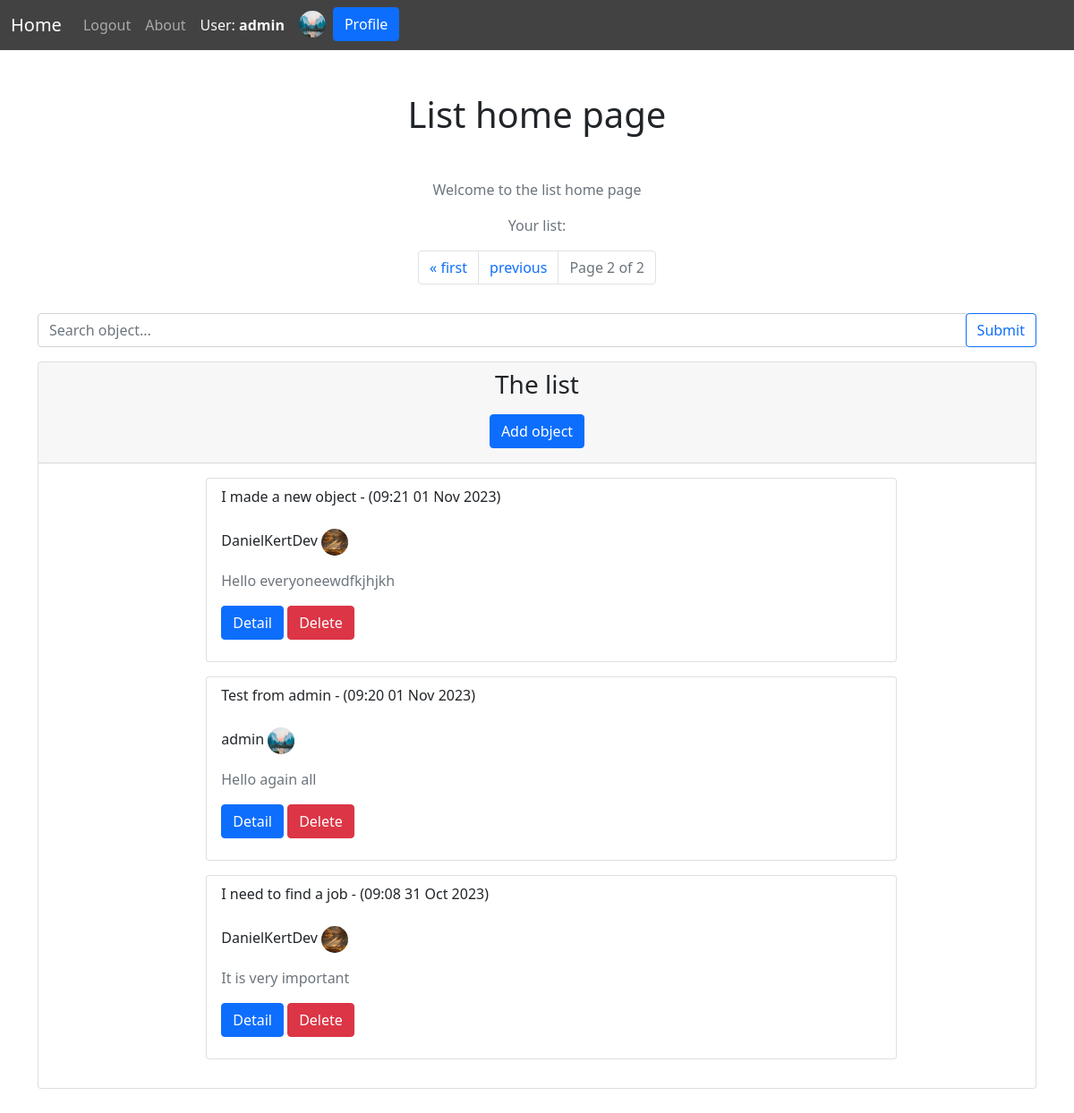
The app's page /?p=2 (signed in) with its own data.
### user/models.py (models this page shows, shortened)
class UserProfile(models.Model):
    class Meta:
        app_label = 'auth'  # Specify the app_label to resolve the app_label error
    user = models.OneToOneField(User, on_delete=models.CASCADE) # Delete profile when user is deleted
    image = models.ImageField(default='default.jpg', upload_to='profile_pics')

### core/models.py (models this page shows, shortened)
class List(models.Model):
    title = models.CharField(max_length=200)
    description = models.CharField(max_length=200)
    date = models.DateTimeField(auto_now_add=True)
    user = models.ForeignKey(User, on_delete=models.CASCADE)

### core/views.py (the view)
# urls.py: path('', views.PostList.as_view(), name='index'),
@method_decorator(login_required, name='dispatch')
class PostList(LoginRequiredMixin, ListView):
    model = models.List
    template_name = 'core/index.html'
    context_object_name = 'list'
    paginate_by = 3  # Set the number of items per page
    page_kwarg = 'p'  # Use ?p= for pagination
    def get_queryset(self):
        queryset = models.List.objects.all()  # By default, show all items
        search_query = self.request.GET.get('search')
        if search_query:
            queryset = queryset.filter(
                Q(title__icontains=search_query) |
                Q(description__icontains=search_query) |
                Q(user__username__icontains=search_query)
            )
        queryset = queryset.order_by('-date')
        return queryset
    def get_context_data(self, **kwargs):
        context = super().get_context_data(**kwargs)
        page = self.request.GET.get(self.page_kwarg)
        paginator = Paginator(self.get_queryset(), self.paginate_by)
        try:
            items = paginator.page(page)
        except (PageNotAnInteger, EmptyPage):
            items = paginator.page(1)
        context['list'] = items
        context['form'] = forms.ListForm(user=self.request.user)
        return context

### core/forms.py
class ListForm(forms.ModelForm):
    description = forms.CharField(widget=forms.Textarea(attrs={"rows":"5"}))
    class Meta:
        model = List
        fields = ['title', 'description', 'user']
    def __init__(self, *args, **kwargs):
        user = kwargs.pop('user', None)
        super(ListForm, self).__init__(*args, **kwargs)
        self.fields['title'].label = 'Title'
        self.fields['description'].label = 'Description'
        self.fields['title'].widget.attrs.update({
            'class': 'form-control',
            'placeholder': 'Title',
        })
        self.fields['description'].widget.attrs.update({
            'class': 'form-control',
            'placeholder': 'Description',
        })
        if user and user.is_superuser:
            self.fields['user'].widget.attrs.update({
                'class': 'form-control',
                'placeholder': 'Username',
            })
        else:
            self.fields['user'].initial = user
            self.fields['user'].widget = forms.HiddenInput()

### core/templates/core/index.html (shortened to what this page needs)
{% extends 'base.html' %}
{% block content %}
{% include "nav.html" %}
<div class="container">
<h1 class="text-center my-5"> List home page </h1>
<div class="text-center text-muted">
    <p> Welcome to the list home page </p>
    <p> Your list: </p>
</div>
<div class="row">
{% if list %}
<div class="col-md-12">
    <div class="text-center mx-auto d-flex justify-content-center">
    <div class="pagination">
        <ul class="pagination">
            {% if list.has_previous %}
                <li class="page-item">
                    <a class="page-link" href="?p=1">&laquo; first</a>
                </li>
                <li class="page-item">
                    <a class="page-link" href="?p={{ list.previous_page_number }}">previous</a>
                </li>
            {% endif %}
            <li class="page-item disabled">
                <span class="page-link">Page {{ list.number }} of {{ list.paginator.num_pages }}</span>
            </li>
        </ul>
    </div>
    </div>
    <form method="get" class="form-inline my-2 my-3">
        <div class="input-group">
            <input type="text" class="form-control" name="search" placeholder="Search object..." aria-label="Search">
            <div class="input-group-append">
                {% if request.GET.search %}
                    <a href="{% url 'index' %}" class="btn btn-outline-danger">Clear Search</a>
                {% else %}
                    <button type="submit" class="btn btn-outline-primary">Submit</button>
                {% endif %}
            </div>
        </div>
    </form>
<div class=" card mx-auto mb-5">
    <div class="card-header">
        <h3 class="text-center"> The list </h3>
        <div class="text-center">
        <a href="{% url 'create' %}" class="btn btn-primary my-2">Add object</a>
        </div>
    </div>
    <div class="card-body mx-auto w-75">
        {% for item in list %}
        <ul>
            <li class="list-group-item rounded mx-auto">
                <p> {{ item.title }} - ({{ item.date | date:"h:i d M Y" }})
                    {% if user.is_superuser%}
                    <br><br>{{ item.user }}  <img class="rounded-circle" src="{{ item.user.userprofile.image.url }}" width="30" height="30">
                    {% endif %}
                    <p class="text-muted">{{ item.description }}</p>
                    <form method="post" action="{% url 'delete_list' item.id %}">
                        <a href="{% url 'detail' item.id %}" class="btn btn-primary">Detail</a>
                        <button type="submit" class="btn btn-danger">Delete</button>
                    </form>
                </p>
            </li>
        </ul>
        {% endfor %}
    </div>
</div>
{% endif %}
</div>
</div>
</div>
{% endblock content %}

### templates/nav.html (shortened to what this page needs)
<div class="navbar navbar-expand-sm navbar-dark bg-light">
    <div class="container-fluid">
        <a class="navbar-brand" href="{% url 'index' %}">Home</a>
          <div class="collapse navbar-collapse" id="navbarSupportedContent">
        <div class="navbar-nav ">
            {% if not user.is_authenticated %}
            <div class="nav-item ">
            <a class="nav-link" href="{% url 'signin' %}">Login</a>
            </div>
            <div class="nav-item">
            <a class="nav-link" href="{% url 'signup' %}">Signup</a>
            </div>
            {% elif user.is_authenticated %}
            <div class="nav-item">
            <a class="nav-link" href="{% url 'logout' %}">Logout</a>
            </div>
            {% endif %}
            <div class="nav-item">
            <a class="nav-link" href="{% url 'about' %}">About</a>
            </div>
            {% if user.is_authenticated %}
            <div class="nav-item ">
              <a class="nav-link text-light" style="align-items: center">User: <strong>{{ user.username }}</strong></a>
            </div>
            <div class="nav-item mx-2">
            <img src="{{ user.userprofile.image.url }}" alt="{{ user.username }}'s profile picture" width="30" height="30" class="object-fit-cover rounded-circle mt-1">
            </div>
            <div class="nav-item ">
            <a class=" btn btn-primary my-auto" href="{% url 'profile' %}">Profile</a>
            </div>
            {% endif %}
        </div>
      </div>
    </div>
</div>

### static/core/main.css (style rules this page uses)
.navbar { background-color: #424242 !important; }

### records on screen
List: title "I made a new object", date "09:21 01 Nov 2023", user "DanielKertDev", user.userprofile.image (picture), description "Hello everyoneewdfkjhjkh"
List: title "Test from admin", date "09:20 01 Nov 2023", user "admin", user.userprofile.image (picture), description "Hello again all"
List: title "I need to find a job", date "09:08 31 Oct 2023", user "DanielKertDev", user.userprofile.image (picture), description "It is very important"

### other values on screen
{{ user.username }} "admin"
{{ list.number }} "2"
{{ list.paginator.num_pages }} "2"
